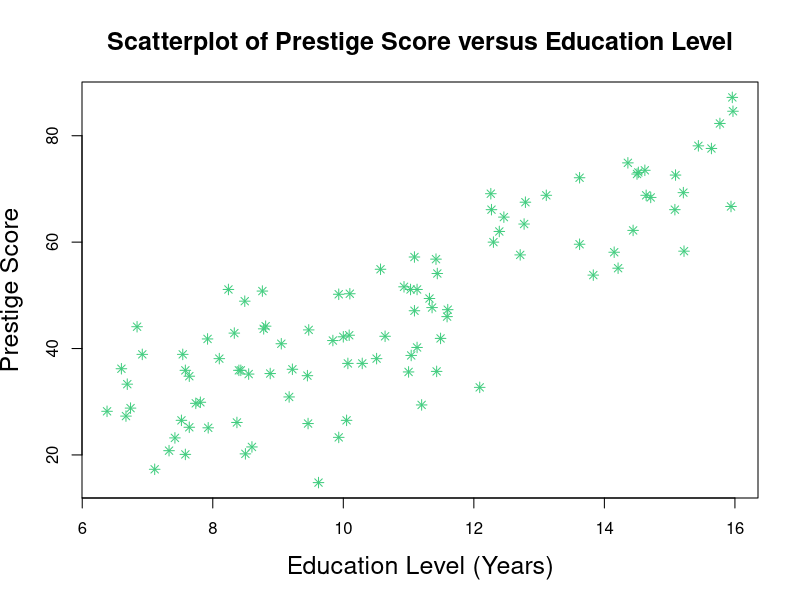

Here is the R script that generated this plot: (Note: this script raises an error after producing the figure.)
setwd("C:\\Users\\Lin\\Desktop\\2019 Fall\\555 DAV_ R\\Homework\\hw4")

# 1.read the csv file
ocpt = read.csv("occupation.csv")
ocpt

summary(ocpt)

# 2.draw scatterplot and examine the association

plot(ocpt$edu, ocpt$prestige_score,
     main="Scatterplot of Prestige Score versus Education Level",
     ylab = "Prestige Score", xlab="Education Level (Years)", 
     pch = 8, col="seagreen3",
     cex=1, cex.lab = 1.5, cex.main = 1.5)
abline(m_edu,lty=3,col="black")
# calculate the correlation
cor(ocpt$edu, ocpt$prestige_score)
cor(ocpt$income, ocpt$prestige_score)
cor(ocpt$women_pctl, ocpt$prestige_score)

# 3. perform a simple linear regression
m_edu <- lm(ocpt$prestige_score~ocpt$edu)
summary(m_edu)
plot(ocpt$edu,resid(m_edu), axes=TRUE, frame.plot=TRUE, xlab = "Education Level(Years)", ylab="residuals")
abline(h=0)

hist(resid(m_edu))

# test R^2 the removal of influence point
ocpt_copy = ocpt
ocpt <- ocpt[-c(53),]
ocpt <- ocpt[-c(67),]

# 4. multiple linear regression
m_all <- lm(ocpt$prestige_score~ocpt$edu+ocpt$income+ocpt$women_pctl)
summary(m_all)
confint(m_all, level = .95)


# 6. residual plot
plot(fitted(m_all),resid(m_all), axes=TRUE, frame.plot=TRUE, xlab = "fitted values", ylab="residuals")
abline(h=0)
plot(m_all)